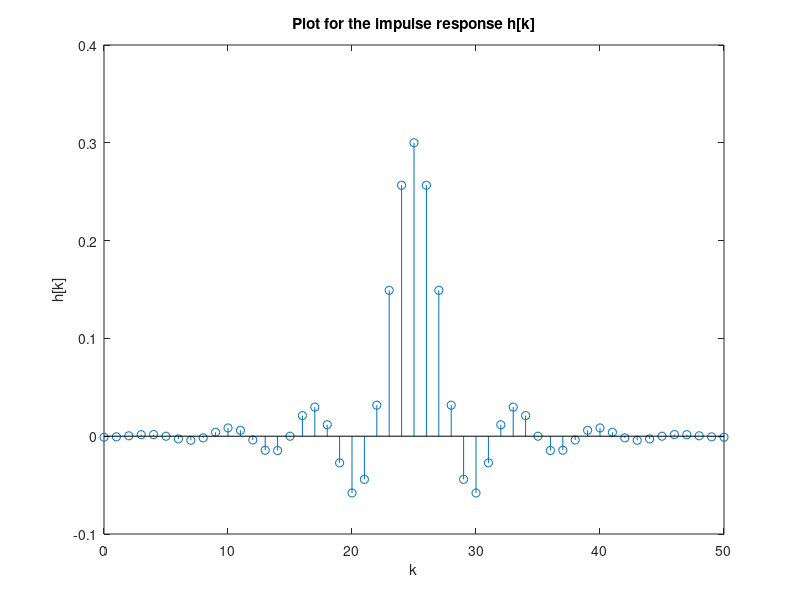

Reproduce this figure in MATLAB. (Note: this script raises an error after producing the figure.)
% initialize the input vector k for function h[k]
k = (0:1:50);

% generate the impulse function h[k] using the input vector k
% Here I used the "sinc" function from the MATLAB's Math Toolbox
h = (0.3 .* sinc(0.3 .* (k - 25))) .* (0.54 - 0.46 .* cos(2 .* pi .* k ./ 50 ));

% plot for the impulse response h[k]
stem(k, h);
title("Plot for the impulse response h[k]");
xlabel("k");
ylabel("h[k]");

% Read the audio signal and store it into matrix x3. Fs is the sample rate,
% which is necessary to write the audio signal into .wav file after proce-
% ssing.
[x3, Fs] = audioread("baila.wav");

% convolution of functions x3[k] and h[k]
x3h = conv(h,x3);

% store the convolution output in "baila_filtered.wav" file
audiowrite("baila_filtered.wav", x3h, Fs);